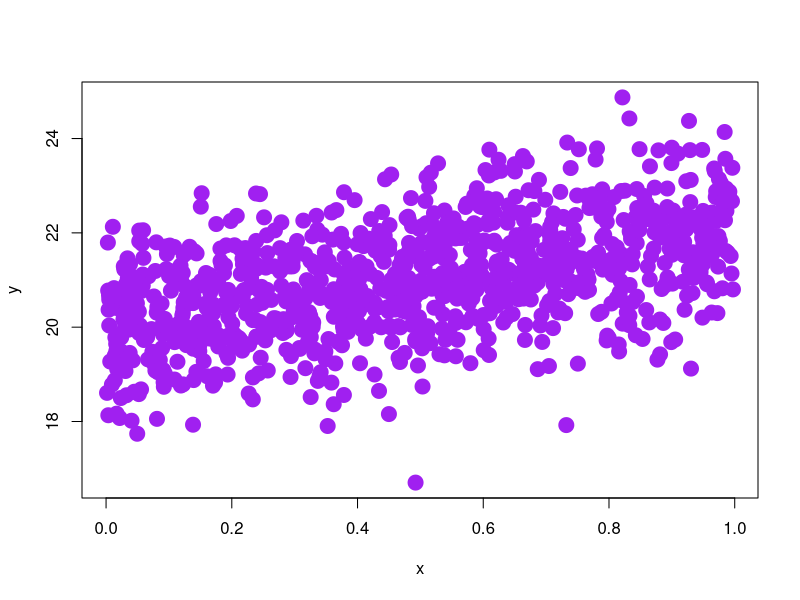

R code for this plot:
set.seed(3245)
# create data
x <- runif(1000)
y <- 20 + 2*x + rnorm(1000, 0, 1)

regData <- data.frame(x, y)

plot(x, y, pch = 20, col = 'purple', cex = 3)



badBootBrother2 <- function(inputData, nBoot){

  X <- cbind(1, scale(inputData$x, scale = F))
  Y <- scale(inputData$y, scale = F)
  scaleData <- as.matrix(cbind(X, Y))
  
  bootResults <- array(dim=c(nBoot, 2))
  
  for(i in 1:nBoot){
    
    # resample our data with replacement
    bootData <- scaleData[sample(1:nrow(inputData), nrow(inputData), replace = T),]
    Xmat <- bootData[,1:2]
    Ymat <- bootData[,3]
    
    # fit the model under this alternative reality
    # Changed the lm part to matrix form
    
    beta <- solve(t(Xmat)%*%Xmat)%*%t(Xmat)%*%Ymat
    
    bootResults[i,] <- beta
    
  } # end of i loop
  
  bootResults
  
}

